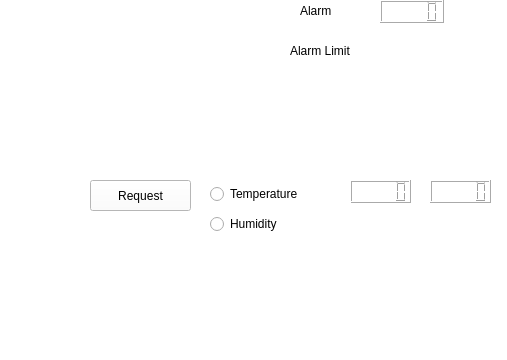
<?xml version="1.0" encoding="UTF-8"?>
<ui version="4.0">
 <class>MainWindow</class>
 <widget class="QMainWindow" name="MainWindow">
  <property name="geometry">
   <rect>
    <x>0</x>
    <y>0</y>
    <width>507</width>
    <height>360</height>
   </rect>
  </property>
  <property name="windowTitle">
   <string>MainWindow</string>
  </property>
  <property name="styleSheet">
   <string notr="true">
background-color: rgb(255, 255, 255);
gridline-color: rgb(255, 255, 255);</string>
  </property>
  <widget class="QWidget" name="centralwidget">
   <widget class="QPushButton" name="pushButton_req">
    <property name="geometry">
     <rect>
      <x>90</x>
      <y>180</y>
      <width>101</width>
      <height>31</height>
     </rect>
    </property>
    <property name="text">
     <string>Request</string>
    </property>
   </widget>
   <widget class="QLabel" name="label_updatetime">
    <property name="geometry">
     <rect>
      <x>356</x>
      <y>220</y>
      <width>131</width>
      <height>21</height>
     </rect>
    </property>
    <property name="text">
     <string/>
    </property>
   </widget>
   <widget class="QLCDNumber" name="lcdNumber">
    <property name="geometry">
     <rect>
      <x>350</x>
      <y>180</y>
      <width>61</width>
      <height>23</height>
     </rect>
    </property>
   </widget>
   <widget class="QLCDNumber" name="lcd_h">
    <property name="geometry">
     <rect>
      <x>430</x>
      <y>180</y>
      <width>61</width>
      <height>23</height>
     </rect>
    </property>
   </widget>
   <widget class="QLabel" name="_img_temp">
    <property name="geometry">
     <rect>
      <x>330</x>
      <y>100</y>
      <width>81</width>
      <height>71</height>
     </rect>
    </property>
    <property name="text">
     <string/>
    </property>
    <property name="pixmap">
     <pixmap>Downloads/3.jpg</pixmap>
    </property>
   </widget>
   <widget class="QLabel" name="label_img_h">
    <property name="geometry">
     <rect>
      <x>430</x>
      <y>100</y>
      <width>71</width>
      <height>71</height>
     </rect>
    </property>
    <property name="text">
     <string/>
    </property>
    <property name="pixmap">
     <pixmap>Downloads/4.png</pixmap>
    </property>
   </widget>
   <widget class="QWidget" name="layoutWidget">
    <property name="geometry">
     <rect>
      <x>210</x>
      <y>180</y>
      <width>141</width>
      <height>60</height>
     </rect>
    </property>
    <layout class="QVBoxLayout" name="verticalLayout_2">
     <item>
      <widget class="QRadioButton" name="radioButton_temp">
       <property name="text">
        <string>Temperature</string>
       </property>
      </widget>
     </item>
     <item>
      <widget class="QRadioButton" name="radioButton_h">
       <property name="text">
        <string>Humidity</string>
       </property>
      </widget>
     </item>
    </layout>
   </widget>
   <widget class="QLabel" name="label_connection">
    <property name="geometry">
     <rect>
      <x>100</x>
      <y>220</y>
      <width>101</width>
      <height>21</height>
     </rect>
    </property>
    <property name="text">
     <string/>
    </property>
   </widget>
   <widget class="QLabel" name="label_2">
    <property name="geometry">
     <rect>
      <x>300</x>
      <y>0</y>
      <width>67</width>
      <height>21</height>
     </rect>
    </property>
    <property name="text">
     <string>Alarm</string>
    </property>
   </widget>
   <widget class="QLCDNumber" name="lcdNumber_2">
    <property name="geometry">
     <rect>
      <x>380</x>
      <y>0</y>
      <width>64</width>
      <height>23</height>
     </rect>
    </property>
   </widget>
   <widget class="QLabel" name="label_3">
    <property name="geometry">
     <rect>
      <x>290</x>
      <y>40</y>
      <width>81</width>
      <height>21</height>
     </rect>
    </property>
    <property name="text">
     <string>Alarm Limit</string>
    </property>
   </widget>
   <widget class="QLabel" name="AlarmLimitIn">
    <property name="geometry">
     <rect>
      <x>380</x>
      <y>40</y>
      <width>67</width>
      <height>21</height>
     </rect>
    </property>
    <property name="text">
     <string/>
    </property>
   </widget>
  </widget>
  <widget class="QMenuBar" name="menubar">
   <property name="geometry">
    <rect>
     <x>0</x>
     <y>0</y>
     <width>507</width>
     <height>27</height>
    </rect>
   </property>
  </widget>
  <widget class="QStatusBar" name="statusbar"/>
 </widget>
 <resources/>
 <connections/>
</ui>
